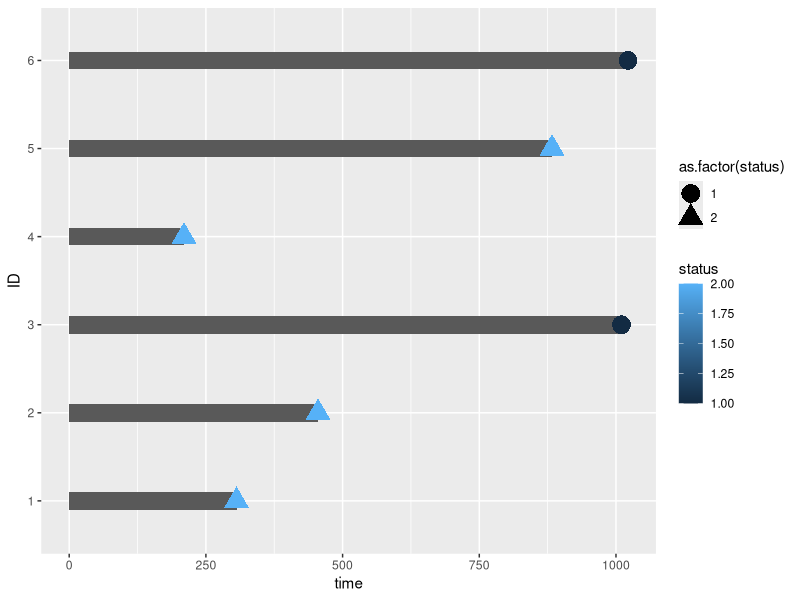
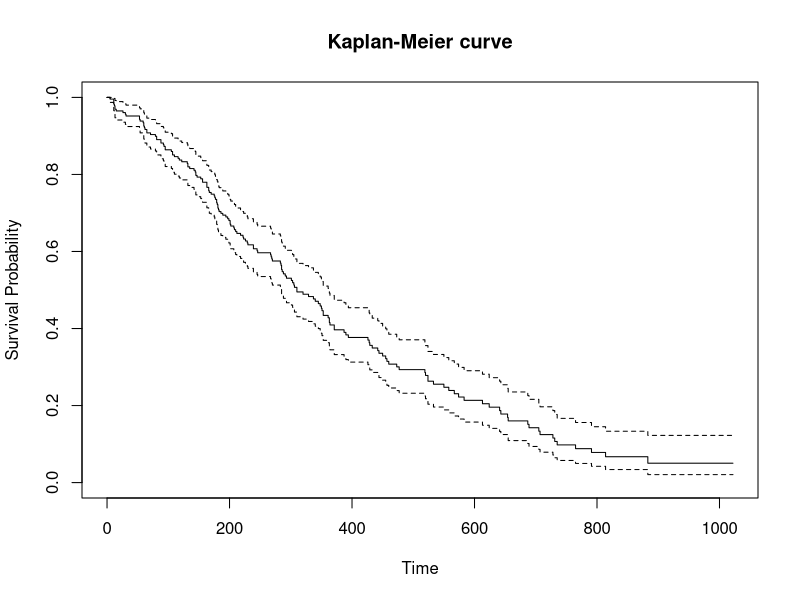
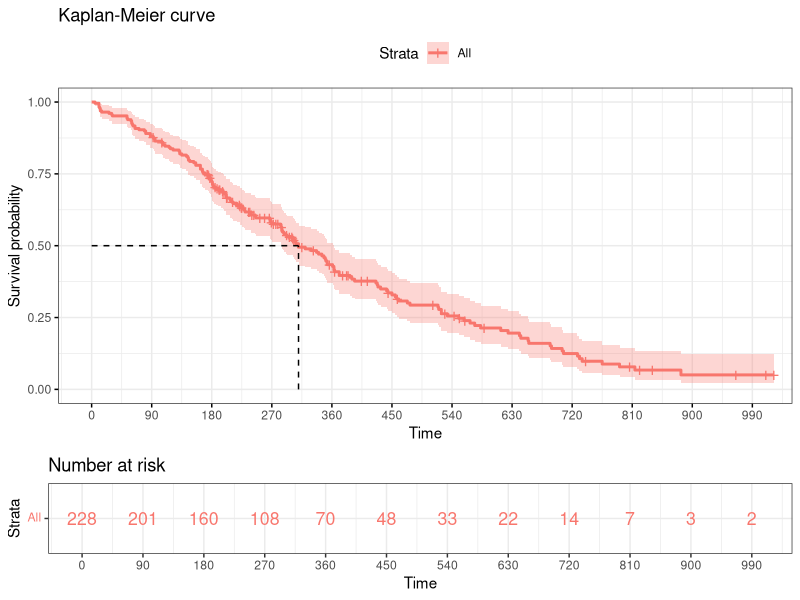
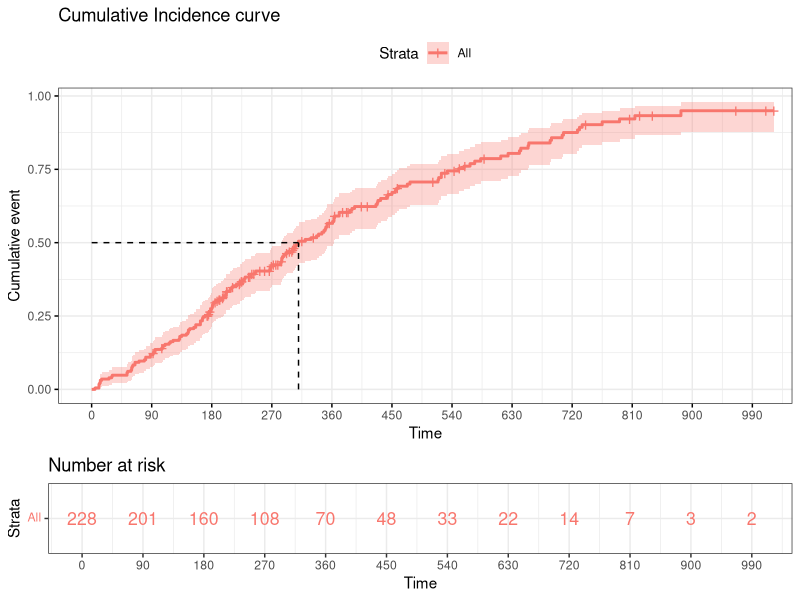
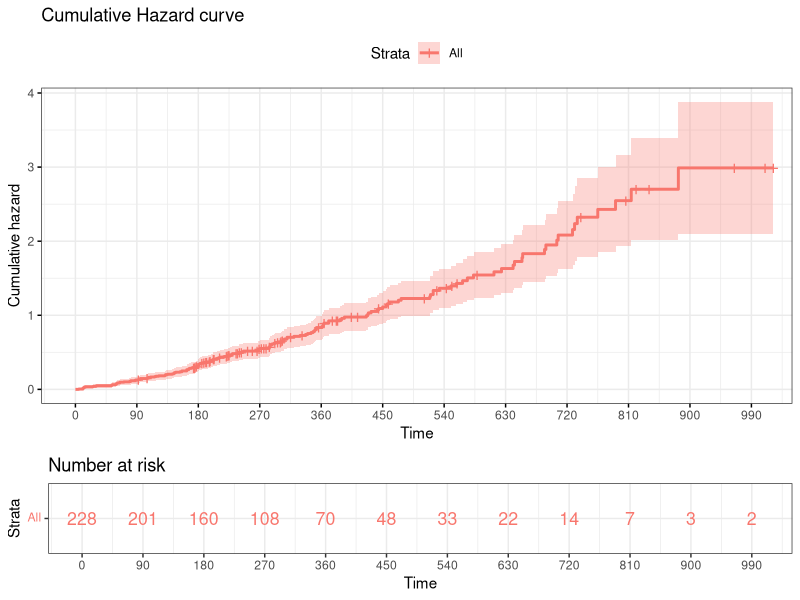
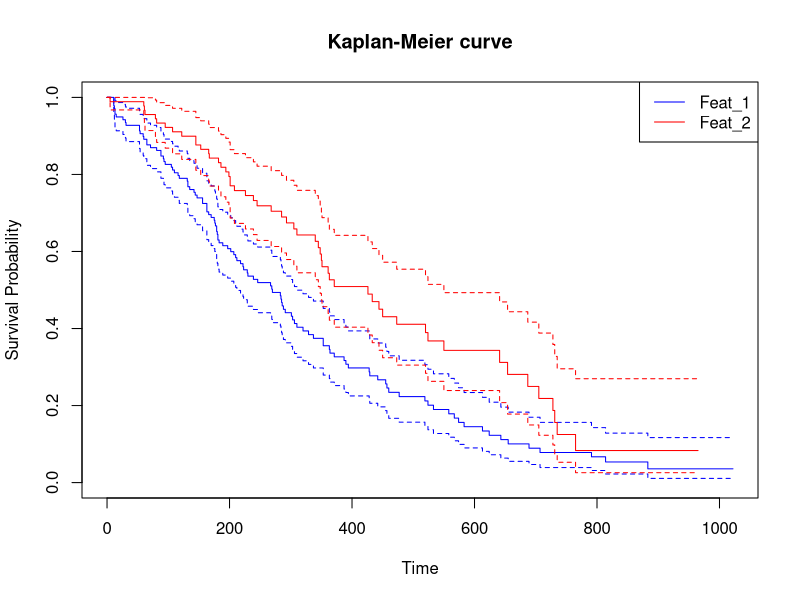

Write the R code that produced these figures, in order. (Note: this script raises an error after producing the figures.)
## ---- chunk 1
library(survival)
library(survminer)
library(dplyr)
# Surv()    : creates a survival object
# survfit() : fits a survival curve using a formula
# survdiff(): log-rank test for differences in survival between two or more groups

data('lung')
data = lung

# time  : survival time 
# status: censoring status 1=censored, 2=dead
## ---- chunk 2
data_red    = head(lung)
data_red$ID = factor(seq(1:nrow(data_red)))
ggplot(data = data_red, aes(x=ID, y=time)) + 
  geom_bar(stat='identity', width=0.2) + 
  geom_point(aes(color=status, shape=as.factor(status)), size=6) + 
  coord_flip()
## ---- chunk 3
# The function Surv(time, event) create a survival object
Surv(data$time, data$status)
## ---- chunk 4
### |-------------------------------------------|
### | Kaplan-Meier estimator for survival curve |
### |-------------------------------------------|
fit = survfit(Surv(time, status) ~ 1, data=data)
summary(fit)

# n           : total number of subjects
# time        : the event time points on the curve (t=t*_j)
# n.risk      : the number of subjects at risk at time t
# n.event     : the number of events that occurred at time t
# n.censor    : the number of censored subjects, who exit the risk set at time t
# surv        : the kaplan-meier estimator for survival S(t)
# std.err     : the standard error for S(t)
# lower, upper: lower and upper confidence limits for the survival curve S(t), respectively
# cumhaz      : the cumulative hazard curve H(t) = - log(S(t))
# std.err     : the standard error for H(t)

### |----------------------|
### | Median Survival time |
### |----------------------|
# Time at which the survival probability (S(t)) is 0.5
median_St = fit$time[fit$surv<=0.5][1]
median_St
# or
surv_median(fit)
# or
print(fit)

### |-------------------------|
### | Kaplan-Meier curve plot |
### |-------------------------|
plot(fit, conf.int=T, xlab='Time', ylab='Survival Probability', main='Kaplan-Meier curve')
# or
ggsurvplot(fit, data = data,
           risk.table = TRUE, 
           risk.table.col = 'strata', 
           surv.median.line='hv', 
           ggtheme = theme_bw(),
           break.time.by = 90, 
           title = 'Kaplan-Meier curve')

### |--------------------------------------|
### | Cumulative incidence function /      |
### | Cumulative failure probability (CFP) |
### |--------------------------------------|
# It shows the cumulative probabilities of experiencing the event of interest and 
# it is computed as CFP(t) = P(T<t), so can be estimated as 1-S(t)
cumulative_incidence = 1 - fit$surv
ggsurvplot(fit, data = data,
           fun='event',
           risk.table = TRUE, 
           risk.table.col = 'strata', 
           surv.median.line='hv', 
           ggtheme = theme_bw(),
           break.time.by = 90, 
           title = 'Cumulative Incidence curve')

### |-----------------------------------|
### | Cumulative hazard function (H(t)) |
### |-----------------------------------|
# It can be interpreted as the cumulative force of mortality.
H = fit$cumhaz
ggsurvplot(fit, data = data,
           fun='cumhaz',
           risk.table = TRUE, 
           risk.table.col = 'strata', 
           ggtheme = theme_bw(),
           break.time.by = 90, 
           title = 'Cumulative Hazard curve')

### |-------|
### | Recap |
### |-------|
curves = data.frame('time'          = fit$time,
                    'Survival'      = fit$surv,
                    'Cum_incidence' = 1-fit$surv,
                    'Cum_hazard'    = fit$cumhaz)
head(curves)

### |------------------------------------|
### | Survival probability at given time |
### |------------------------------------|
t_0 = 180
summary(fit, times=t_0)

# Survival probability every six months
t_0 = seq(0, 365*3, 182.5)
summary(fit, times=t_0)
## ---- chunk 5
### |-------------------------------------------|
### | Kaplan-Meier estimator for survival curve |
### |-------------------------------------------|
feature     = data$sex
fit.feature = survfit(Surv(time, status) ~ feature, data=data)
print(fit.feature)
summary(fit.feature)$table
summary(fit.feature)

### |---------------------------------------|
### | Kaplan-Meier curves plot by a feature |
### |---------------------------------------|
plot(fit.feature, conf.int=T, xlab='Time', ylab='Survival Probability',
     col=c('blue', 'red'), main='Kaplan-Meier curve')
legend('topright', legend=c('Feat_1', 'Feat_2'), lty=c(1,1), col=c('blue', 'red'))
# or
ggsurvplot(fit.feature, data = data,
           conf.int = T,
           risk.table = TRUE,
           risk.table.col = "strata", 
           surv.median.line = "hv", 
           ggtheme = theme_bw(),
           break.time.by = 90,
           legend.labs = c("Feat_1", "Feat_2"), 
           legend.title = "Feature",
           palette = c("blue", "red"),
           title = 'Kaplan-Meier curves by a feature')

### |---------------------------------------------------|
### | Cumulative incidence function /                   |
### | Cumulative failure probability (CFP) by a feature |
### |---------------------------------------------------|
ggsurvplot(fit.feature, data = data,
           fun = 'event',
           conf.int = T,
           risk.table = TRUE,
           risk.table.col = "strata", 
           surv.median.line = "hv", 
           ggtheme = theme_bw(),
           break.time.by = 90,
           legend.labs = c("Feat_1", "Feat_2"), 
           legend.title = "Feature",
           palette = c("blue", "red"),
           title = 'Cumulative Incidence curves by a feature')

### |------------------------------------------------|
### | Cumulative hazard function (H(t)) by a feature |
### |------------------------------------------------|
ggsurvplot(fit.feature, data = data,
           fun = 'cumhaz',
           conf.int = T,
           risk.table = TRUE,
           risk.table.col = "strata", 
           ggtheme = theme_bw(),
           break.time.by = 90,
           legend.labs = c("Feat_1", "Feat_2"), 
           legend.title = "Feature",
           palette = c("blue", "red"),
           title = 'Cumulative Hazard curves by a feature')

### |-----------------------------|
### | Log-rank test for a feature |
### |-----------------------------|
# Comparison of two or more survival curves.
# The null hypothesis is that there is no difference in survival between the two groups.
# The log rank test is a non-parametric test, which makes no assumptions about the survival
# distributions. The test compares the observed number of events in each group to what 
# would be expected if the null hypothesis were true (the survival curves were identical).
# The log rank statistic is approximately distributed as a chi-square test statistic.
log_rank = survdiff(Surv(time, status) ~ feature, data=data)
log_rank

# small p-value => the curves are different
# high p-value  => the curves are the same

ggsurvplot(fit.feature, data = data,
           conf.int = T,
           risk.table = TRUE,
           risk.table.col = "strata", 
           surv.median.line = "hv", 
           ggtheme = theme_bw(),
           break.time.by = 90,
           legend.labs = c("Feat_1", "Feat_2"), 
           legend.title = "Feature",
           palette = c("blue", "red"),
           title = 'Kaplan-Meier curves by a feature',
           pval = T)

### |--------------|
### | Hazard Ratio |
### |--------------|
# To quantify the difference in the survivals we can compute the hazard ratio, i.e.
# the ratio between the death hazard of the first group vs the other one.
# The risk of death in the first group is hazard_ratio * the risk of death in the second.
observed     = log_rank$obs
expected     = log_rank$exp
hazard_ratio = (observed[1]/expected[1])/(observed[2]/expected[2])
hazard_ratio

# = 1: no effect 
# > 1: decrease in the hazard (increase of the survival) -> the numerator is a protective factor
# < 1: increase in the hazard (decrease of the survival) -> the numerator is a risk factor

### |------------------------------------|
### | Survival probability at given time |
### |------------------------------------|
t_0 = 180
summary(fit.feature, times=t_0)

# Survival probability every six months
t_0 = seq(0, 365*3, 182.5)
summary(fit.feature, times=t_0)
## ---- chunk 6
# Compute Cox proportional-hazards regression models: coxph(formula, data, method)
# formula: linear model with a survival object as response variable
# data   : data frame containing the variables
# method : specifies how to handle ties
x1    = data$age
cox_m = coxph(Surv(time, status) ~ x1, data=data)
cox_m
summary(cox_m)

# 1) STATISTICAL SIGNIFICANCE
#    The column marked "z" gives the Wald statistic value. It corresponds to the
#    ratio of each regression coefficient to its standard error (z = coef/se(coef)).
#    The wald statistic evaluates, whether the beta coefficient of a given
#    variable is statistically significantly different from 0.
#
# 2) THE REGRESSION COEFFICIENTS
#    The second feature to note in the Cox model results is the the sign of the regression 
#    coefficients (coef). A positive sign means that the hazard (risk of death) is higher,
#    and thus the prognosis is worse, for subjects with higher values of that variable.
#
# 3) HAZARD RATIO & CONFIDENCE INTERVAL
#    The exponentiated coefficients (exp(coef) = exp(0.0187) = 1.019), also known as hazard
#    ratios, give the effect size of covariates. For example, the increase of 1 unit in the 
#    covariate increase the hazard of 1.9%. The summary output also gives upper and lower 
#    95% confidence intervals for the hazard ratio (exp(coef)).
#
# 4) GLOBAL STATISTICAL SIGNIFICANCE OF THE MODEL
#    Finally, the output gives p-values for three alternative tests for overall significance
#    of the model: The likelihood-ratio test, Wald test, and score logrank statistics.
#    These three methods are asymptotically equivalent. For large enough N, they will give
#    similar results. For small N, they may differ somewhat. The Likelihood ratio test has
#    better behavior for small sample sizes, so it is generally preferred.

### |------------|
### | Curve plot |
### |------------|
plot(survfit(cox_m, data=data), lwd=2, lty=1, xlab='Time', ylab='Survival Probability',
     main='Baseline estimated survival probability')
grid()

### |----------------------------------------|
### | How the covariate influences the curve |
### |----------------------------------------|
# We take some values in the range of the covariate x1, for example:
x1_new = data.frame(x1 = c(50, 65, 80))
x1_new

fit_m = survfit(cox_m, newdata=x1_new)
fit_m

plot(fit_m, conf.int=T, col=c('red', 'green', 'blue'), lwd=2, lty=1, 
     xlab='Time', ylab='Survival Probablity', main='Adjusted Survival Probability')
grid()
legend('topright', c('x1=50', 'x1=65', 'x1=80'), lty=c(1,1,1), lwd=c(2,2,2), col=c('red', 'green', 'blue'))
## ---- chunk 7
x1 = data$age
x2 = as.factor(data$sex)
x3 = data$ph.karno
x4 = data$wt.loss

cox_mult = coxph(Surv(time, status) ~ x1 + x2 + x3 + x4, data=data)
cox_mult
summary(cox_mult)

# 1. The last three p-values indicate the significance of the model. These tests evaluate
#    the null hypothesis that all of the betas are 0 (low p-val => the model is valid).
# 2. We can look at the p-values of the singular covariates to see which are significant.
# 3. We can look at the HR for the covariates (exp(coef)) to see if they're >/< 1.
#    3.1. Consider the categorical variable, say x2, with exp(coef) = exp(0.514) = 1.67.
#         This means that being the (displayed) group of x2 increases the hazard by a factor
#         of 1.67, which means 67%. In this case being of that group is a bad prognostic.
#    3.2. Consider the continuous variable, say x3, with exp(coef) = exp(-0.013) = 0.987.
#         This means that, holding the other variables constant, a higher value fo x3 is
#         associated with good survival. 

### |------------------------|
### | Plot for Hazard Ratios |
### |------------------------|
# It doesn't read the coxph with x1, .., xk
data$sex = as.factor(data$sex)
cox_plot = coxph(Surv(time, status) ~ age + sex + ph.karno + wt.loss, data=data)
ggforest(cox_plot, data=data)

### |------------|
### | Curve plot |
### |------------|
plot(survfit(cox_mult, data=data), lwd=2, lty=1, xlab='Time', ylab='Survival Probability',
     main='Baseline estimated survival probability')
grid()

### |---------------------------|
### | Cox Model Goodness of fit |
### |---------------------------|
### Martingale residuals
# We want the martingale residuals to have 0 mean along time
ggcoxdiagnostics(cox_mult, type='martingale')

### Deviance residuals
# These are a normalized transform of the martingale residuals.
# They should be symmetrically distributed about 0 with standard deviation of 1.
#   * Positive values correspond to individuals that died too soon compare to the expected survival times
#   * Negative values correspond to individuals that lieved too long
ggcoxdiagnostics(cox_mult, type='deviance')

### Shoenfeld residuals
# These residuals represent the difference between the observed covariate and the expected
# given the risk set at that time. They should be flat, centered about 0.
# A plot showing a non-random pattern against time is evidence of violation of the assumptions.
ggcoxdiagnostics(cox_mult, type='schoenfeld')

### Log(-log(KM)) - only for categorical variables
# We plot log(-log(KM(t))) vs. t or log(t) and look for parallelism.
# If we find parallelism then the assumptions are satisfied.
x_cat = as.factor(data$sex)
km    = survfit(Surv(time, status) ~ x_cat, data=data)
plot(km, fun='cloglog')

### |--------------|
### | COX.ZPH test |
### |--------------|
# The function cox.zph() is used to test the proportional hazards assumption for each
# covariate included in a Cox refression model fit. For each covariate, cox.zph() correlates 
# the corresponding set of scaled Schoenfeld residuals with time, to test for independence
# between residuals and time. Also, it performs a global test for the model as a whole.
#
# The proportional hazard assumption is supported by a non-significant relationship between
# residuals and time, and refuted by a significant relationship.
# 
# Test for PH using scaled Schoenfeld test for PH:
#    H0: Hazards are proportional
#    H1: Hazards are NOT proportional
# cox.zph() return tests for each X and for the global model
test.ph = cox.zph(cox_mult)
test.ph
